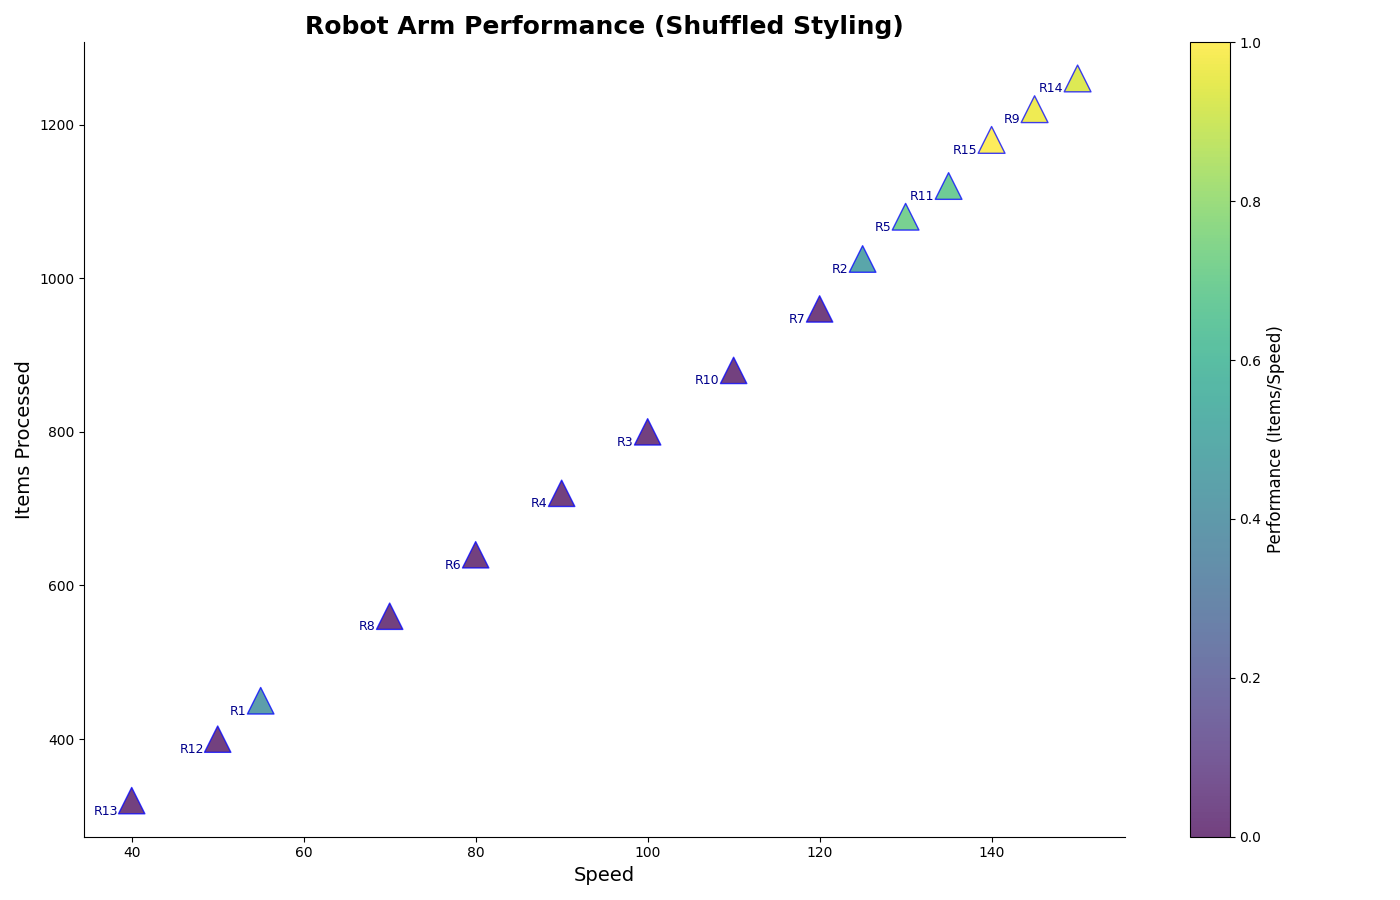

Write Python code to recreate this figure.
import matplotlib.pyplot as plt
import numpy as np

robot_ids = np.arange(1, 16)
operational_speeds = np.array([55, 125, 100, 90, 130, 80, 120, 70, 145, 110, 135, 50, 40, 150, 140])
items_processed = np.array([450, 1025, 800, 720, 1080, 640, 960, 560, 1220, 880, 1120, 400, 320, 1260, 1180])

performance_metric = items_processed / operational_speeds
colors = plt.cm.viridis((performance_metric - performance_metric.min()) / (performance_metric.max() - performance_metric.min()))

plt.figure(figsize=(14, 9))
sc = plt.scatter(operational_speeds, items_processed, 
                 c=colors, s=120 + performance_metric * 30, 
                 alpha=0.75, edgecolors='b', linewidth=1.0, cmap='viridis', marker='^')

plt.title("Robot Arm Performance (Shuffled Styling)", fontsize=18, fontweight='bold')
plt.xlabel("Speed", fontsize=14)
plt.ylabel("Items Processed", fontsize=14)

cbar = plt.colorbar(sc)
cbar.set_label('Performance (Items/Speed)', fontsize=12)

for i, txt in enumerate(robot_ids):
    plt.annotate(f"R{txt}", (operational_speeds[i], items_processed[i]), 
                 textcoords="offset points", xytext=(-10, -10), ha='right', fontsize=9, color='darkblue')

plt.grid(False)
plt.gca().spines['top'].set_visible(False)
plt.gca().spines['right'].set_visible(False)

plt.tight_layout()
plt.show()
